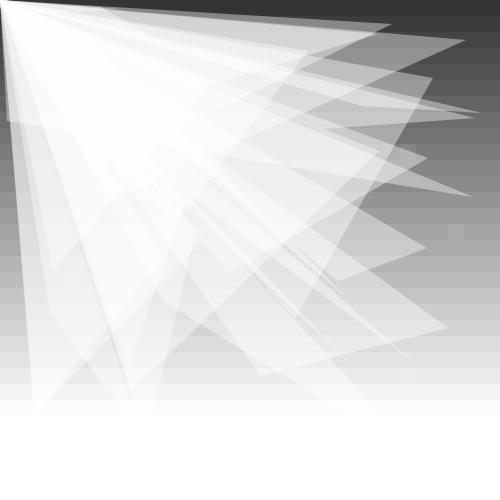
Frame 1 (no input)
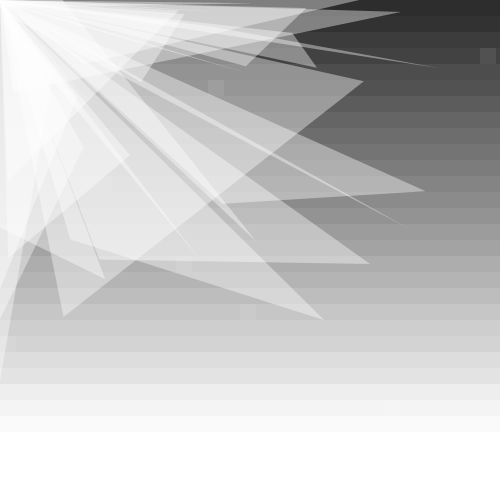
Frame 60 (the mouse pressed at the canvas centre just before this capture)
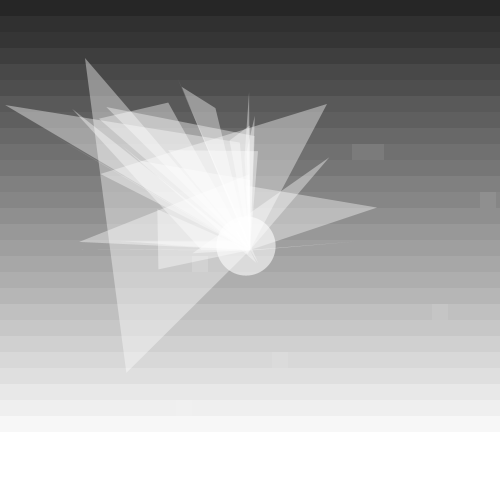
Frame 120 (the mouse held since frame 60 and released just before this capture)

The Processing sketch that drew these frames (run headless with seeded random() and noise(); from frame 60 on, the mouse is pressed at the canvas centre):

// Processing sketch: processing_1901
// ── processing_1901.pde


int SIZE = 500;
float[] coords = new float[2 * SIZE];
float r;

void setup() {
  size(500, 500);
  noStroke();
  noCursor();
  frameRate(24);
  
  for(int i = 0; i < 100; i++) {
    coords[i] = (int)random(width);
  }
}

void draw() {
  background(random(30, 40));
  
  for(int j = 0; j < height; j += 16) {
      fill(j / 2 + sin(r) * 20 + random(4) + 50);
      rect(0, j, width, height);
  }
  
  r += 0.1;
  if(r > TWO_PI) r = 0;
  
  fill(255, 100);
  
  for(int i = 0; i < SIZE; i += 4) {
      triangle(
        coords[i], 
        coords[i + 1], 
        coords[i + 2], 
        coords[i + 3],
        mouseX,
        mouseY);  
  }
  
  for(int i = 0; i < 100; i += 2) {
    
    coords[i] += random(-10, 10);
    coords[i + 1] += random(-10, 10);
    
    if(coords[i] < 0) coords[i] = 0;
    if(coords[i] > width) coords[i] = width;
    if(coords[i + 1] < 0) coords[i + 1] = 0;
    if(coords[i + 1] > width) coords[i + 1] = width;
    
    if(coords[i] < mouseX) coords[i] += 2;
    if(coords[i] > mouseX) coords[i] -= 2;
    if(coords[i + 1] < mouseY) coords[i + 1] += 2;
    if(coords[i + 1] > mouseY) coords[i + 1] -= 2;
    
  }
  
  for(int i = 0; i < 10; i++) {
    fill(250, 20);
    rect(
    16 * (int)random(width / 16), 
    16 * (int)random(height / 16), 16, 16);
  } 
 
    fill(255, 150);
    float radius = random(64);
    ellipse(mouseX - 4, mouseY - 4, radius, radius);

 
}


void mousePressed() {
  
  for(int i = 0; i < 100; i += 2) {
    if(coords[i] > mouseX) coords[i] += 20;
    if(coords[i] < mouseX) coords[i] -= 20;
    if(coords[i + 1] > mouseY) coords[i + 1] += 20;
    if(coords[i + 1] < mouseY) coords[i + 1] -= 20;
  }
  
}
